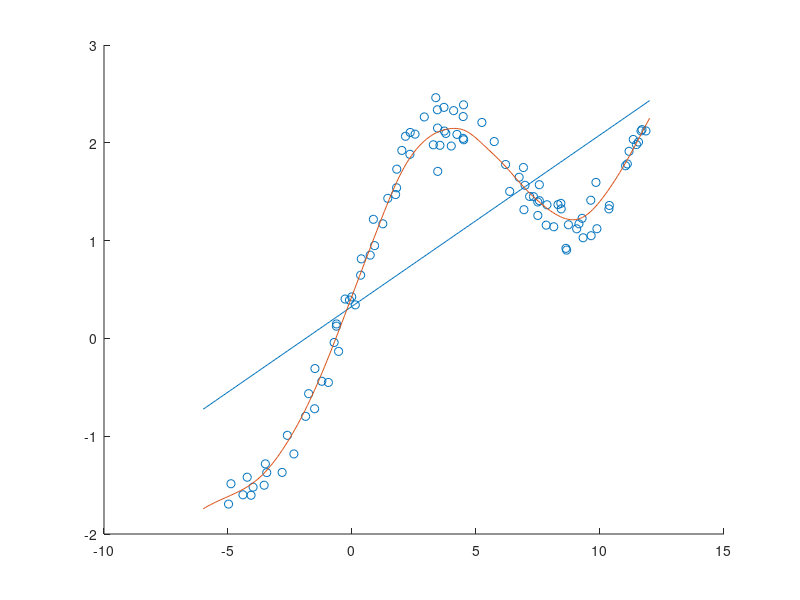

The MATLAB source for this figure:
% read the first input into a feature matrix X
fileId = fopen('q2x.dat');
fileX = fscanf(fileId, '%f');
fclose(fileId);

% number of training inputs
m = size(fileX,1);
X = [ones(m,1) fileX];

% read the second input into the output vector y
fileId = fopen('q2y.dat');
y = fscanf(fileId, '%f');
fclose(fileId);

% standard linear regression
theta = (X'*X)\(X'*y);

scatter(X(:,2),y,'o');

hold all;

t=-6:0.1:12;
line = theta(1)+theta(2)*t;
plot(t,line);

% locally weighted linear regression

bandwidth = 0.8;
line2 = zeros(1,size(t,2));
index = 1;

for x=t,
    
    weights = zeros(1,m);
    for i=1:m,
       weights(i) = exp(-((x-X(i,2))^2)/(2*bandwidth^2));
    end
    
    W = diag(weights);
    theta = (X'*W*X)\(X'*W*y);
    line2(index) = theta'*[1;x];
    
    index = index + 1;
end

plot(t,line2);

hold off;
